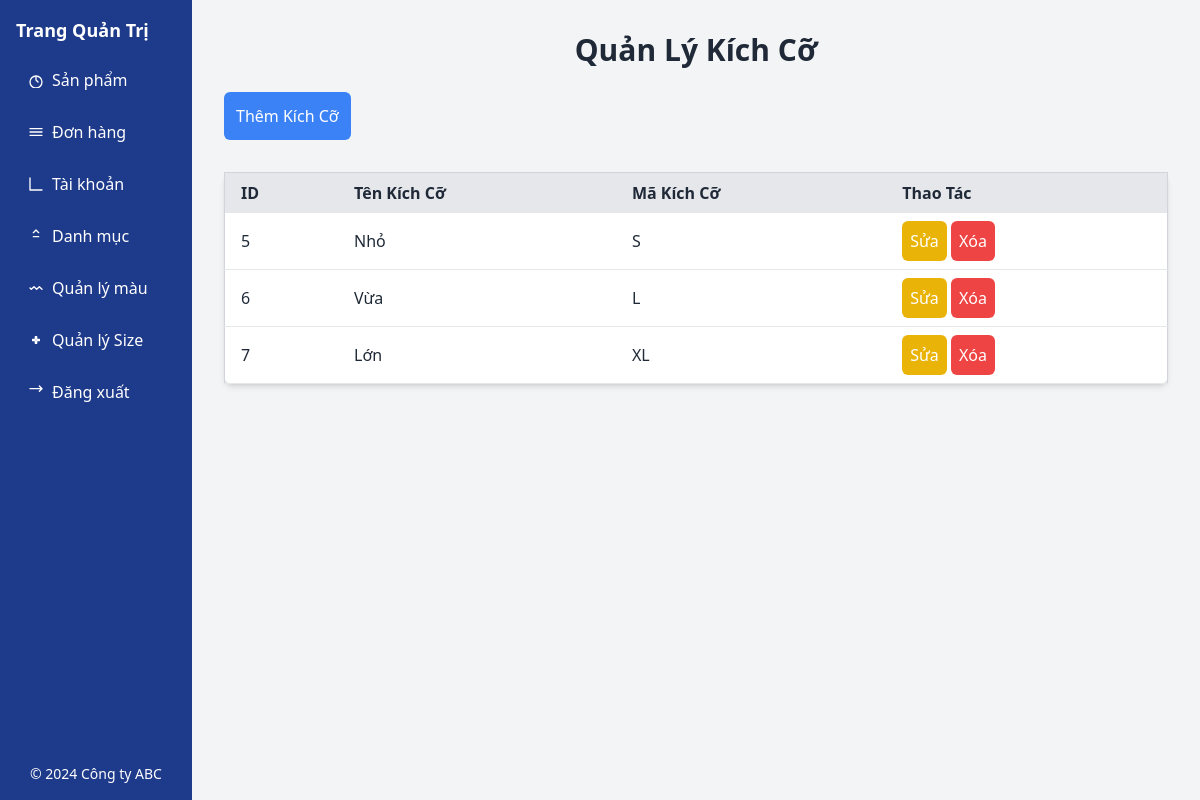
The page /admin/qlsize.php on the database its author committed.
### tables this page shows
CREATE TABLE IF NOT EXISTS `sizes` (
  `size_id` int NOT NULL AUTO_INCREMENT,
  `size_name` varchar(10) NOT NULL,
  `size_code` varchar(10) NOT NULL,
  PRIMARY KEY (`size_id`)
);

### class/Db.php (called while the page is built, shortened)
<?php
class Db
{
  public static $conn = null;
  function __construct()
  {
    Db::$conn = new PDO("mysql:host=localhost; dbname=e1", 'root', '');
    Db::$conn->setAttribute(PDO::ATTR_ERRMODE, PDO::ERRMODE_EXCEPTION);
  }
  function selectSQL($sql, $arrParam = [])
  {
    $stm = Db::$conn->prepare($sql);
    $stm->execute($arrParam);
    return $stm->fetchAll(PDO::FETCH_ASSOC);
  }
}

### admin/qlsize.php (the view, shortened to what this page needs)
<?php
$db = new Db();
$sql = "SELECT * FROM sizes";
$result = $db->selectSQL($sql);
?>
<!DOCTYPE html>
<html lang="en">
<head>
    <script src="https://cdn.tailwindcss.com"></script>
</head>
<body class="bg-gray-100 font-sans text-gray-800">
    <div class='flex '>
        <?php include './views/navAdmin.php'; ?>
        <div class='flex-1 p-4'>
            <div class="container mx-auto p-4">
                <h1 class="text-3xl font-bold text-center mb-6">Quản Lý Kích Cỡ</h1>
                <button onclick="openAddModal()" class="bg-blue-500 text-white p-3 rounded-md mb-8">Thêm Kích
                    Cỡ</button>
                <table class="min-w-full bg-white border border-gray-300 rounded-lg shadow-md">
                    <thead>
                        <tr class="bg-gray-200">
                            <th class="py-2 px-4 text-left">ID</th>
                            <th class="py-2 px-4 text-left">Tên Kích Cỡ</th>
                            <th class="py-2 px-4 text-left">Mã Kích Cỡ</th>
                            <th class="py-2 px-4 text-left">Thao Tác</th>
                        </tr>
                    </thead>
                    <tbody>
                        <?php foreach ($result as $row) { ?>
                            <tr class="border-b">
                                <td class="py-2 px-4"><?php echo $row['size_id']; ?></td>
                                <td class="py-2 px-4"><?php echo $row['size_name']; ?></td>
                                <td class="py-2 px-4"><?php echo $row['size_code']; ?></td>
                                <td class="py-2 px-4">
                                    <button
                                        onclick="openEditModal(<?php echo $row['size_id']; ?>, '<?php echo $row['size_name']; ?>', '<?php echo $row['size_code']; ?>')"
                                        class="bg-yellow-500 text-white p-2 rounded-md">Sửa</button>
                                    <button onclick="openDeleteModal(<?php echo $row['size_id']; ?>)"
                                        class="bg-red-500 text-white p-2 rounded-md">Xóa</button>
                                </td>
                            </tr>
                        <?php } ?>
                    </tbody>
                </table>
            </div>
        </div>
    </div>
</body>
</html>

### rows shown on the page
sizes: size_id "5", size_name "Nhỏ", size_code "S"
sizes: size_id "6", size_name "Vừa", size_code "L"
sizes: size_id "7", size_name "Lớn", size_code "XL"
